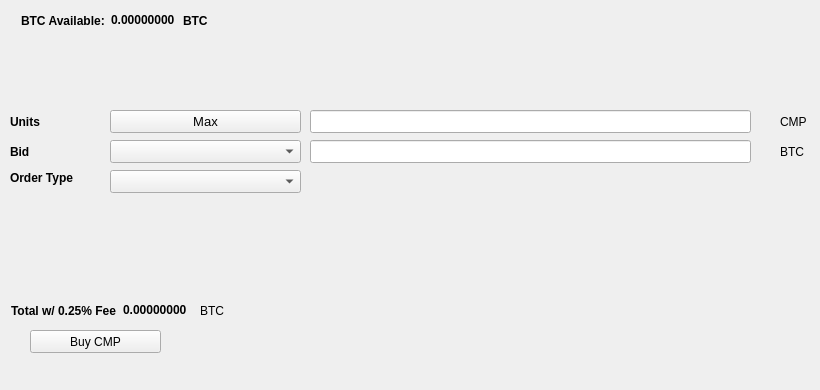
   <widget class="QWidget" name="BuyTab">
    <attribute name="title">
     <string>Buy</string>
    </attribute>
    <widget class="QPushButton" name="BuyCMP">
     <property name="geometry">
      <rect>
       <x>30</x>
       <y>330</y>
       <width>131</width>
       <height>23</height>
      </rect>
     </property>
     <property name="text">
      <string>Buy CMP</string>
     </property>
     <property name="icon">
      <iconset resource="../cmp.qrc">
       <normaloff>:/icons/bitcoin</normaloff>:/icons/bitcoin</iconset>
     </property>
    </widget>
    <widget class="QLabel" name="label_3">
     <property name="geometry">
      <rect>
       <x>10</x>
       <y>110</y>
       <width>46</width>
       <height>23</height>
      </rect>
     </property>
     <property name="font">
      <font>
       <weight>75</weight>
       <bold>true</bold>
      </font>
     </property>
     <property name="text">
      <string>Units</string>
     </property>
    </widget>
    <widget class="QLineEdit" name="UnitsInput">
     <property name="geometry">
      <rect>
       <x>310</x>
       <y>110</y>
       <width>441</width>
       <height>23</height>
      </rect>
     </property>
     <property name="font">
      <font>
       <pointsize>9</pointsize>
       <weight>75</weight>
       <bold>true</bold>
      </font>
     </property>
    </widget>
    <widget class="QLineEdit" name="BuyBidPriceEdit">
     <property name="geometry">
      <rect>
       <x>310</x>
       <y>140</y>
       <width>441</width>
       <height>23</height>
      </rect>
     </property>
     <property name="font">
      <font>
       <pointsize>9</pointsize>
       <weight>75</weight>
       <bold>true</bold>
      </font>
     </property>
    </widget>
    <widget class="QLabel" name="label_4">
     <property name="geometry">
      <rect>
       <x>780</x>
       <y>110</y>
       <width>31</width>
       <height>23</height>
      </rect>
     </property>
     <property name="text">
      <string>CMP</string>
     </property>
    </widget>
    <widget class="QLabel" name="label_5">
     <property name="geometry">
      <rect>
       <x>780</x>
       <y>140</y>
       <width>31</width>
       <height>23</height>
      </rect>
     </property>
     <property name="text">
      <string>BTC</string>
     </property>
    </widget>
    <widget class="QLabel" name="label_6">
     <property name="geometry">
      <rect>
       <x>10</x>
       <y>140</y>
       <width>46</width>
       <height>23</height>
      </rect>
     </property>
     <property name="font">
      <font>
       <weight>75</weight>
       <bold>true</bold>
      </font>
     </property>
     <property name="text">
      <string>Bid</string>
     </property>
    </widget>
    <widget class="QLabel" name="label_7">
     <property name="geometry">
      <rect>
       <x>10</x>
       <y>170</y>
       <width>91</width>
       <height>16</height>
      </rect>
     </property>
     <property name="font">
      <font>
       <weight>75</weight>
       <bold>true</bold>
      </font>
     </property>
     <property name="text">
      <string>Order Type</string>
     </property>
    </widget>
    <widget class="QPushButton" name="Buy_Max_Amount">
     <property name="geometry">
      <rect>
       <x>110</x>
       <y>110</y>
       <width>191</width>
       <height>23</height>
      </rect>
     </property>
     <property name="font">
      <font>
       <pointsize>10</pointsize>
      </font>
     </property>
     <property name="text">
      <string>Max</string>
     </property>
    </widget>
    <widget class="QComboBox" name="BuyBidcomboBox">
     <property name="geometry">
      <rect>
       <x>110</x>
       <y>140</y>
       <width>191</width>
       <height>23</height>
      </rect>
     </property>
     <property name="font">
      <font>
       <pointsize>10</pointsize>
      </font>
     </property>
    </widget>
    <widget class="QComboBox" name="buyOrdertypeCombo">
     <property name="geometry">
      <rect>
       <x>110</x>
       <y>170</y>
       <width>191</width>
       <height>23</height>
      </rect>
     </property>
     <property name="font">
      <font>
       <pointsize>10</pointsize>
      </font>
     </property>
    </widget>
    <widget class="QWidget" name="layoutWidget1">
     <property name="geometry">
      <rect>
       <x>21</x>
       <y>11</y>
       <width>227</width>
       <height>19</height>
      </rect>
     </property>
     <layout class="QHBoxLayout" name="horizontalLayout_3">
      <item>
       <widget class="QLabel" name="label232">
        <property name="font">
         <font>
          <weight>75</weight>
          <bold>true</bold>
         </font>
        </property>
        <property name="text">
         <string>BTC Available:</string>
        </property>
       </widget>
      </item>
      <item>
       <widget class="QLabel" name="BtcAvailableLbl">
        <property name="palette">
         <palette>
          <active>
           <colorrole role="WindowText">
            <brush brushstyle="SolidPattern">
             <color alpha="255">
              <red>0</red>
              <green>0</green>
              <blue>0</blue>
             </color>
            </brush>
           </colorrole>
           <colorrole role="Button">
            <brush brushstyle="SolidPattern">
             <color alpha="255">
              <red>0</red>
              <green>170</green>
              <blue>0</blue>
             </color>
            </brush>
           </colorrole>
           <colorrole role="Light">
            <brush brushstyle="SolidPattern">
             <color alpha="255">
              <red>0</red>
              <green>255</green>
              <blue>0</blue>
             </color>
            </brush>
           </colorrole>
           <colorrole role="Midlight">
            <brush brushstyle="SolidPattern">
             <color alpha="255">
              <red>0</red>
              <green>212</green>
              <blue>0</blue>
             </color>
            </brush>
           </colorrole>
           <colorrole role="Dark">
            <brush brushstyle="SolidPattern">
             <color alpha="255">
              <red>0</red>
              <green>85</green>
              <blue>0</blue>
             </color>
            </brush>
           </colorrole>
           <colorrole role="Mid">
            <brush brushstyle="SolidPattern">
             <color alpha="255">
              <red>0</red>
              <green>113</green>
              <blue>0</blue>
             </color>
            </brush>
           </colorrole>
           <colorrole role="Text">
            <brush brushstyle="SolidPattern">
             <color alpha="255">
              <red>0</red>
              <green>170</green>
              <blue>0</blue>
             </color>
            </brush>
           </colorrole>
           <colorrole role="BrightText">
            <brush brushstyle="SolidPattern">
             <color alpha="255">
              <red>255</red>
              <green>255</green>
              <blue>255</blue>
             </color>
            </brush>
           </colorrole>
           <colorrole role="ButtonText">
            <brush brushstyle="SolidPattern">
             <color alpha="255">
              <red>0</red>
              <green>0</green>
              <blue>0</blue>
             </color>
            </brush>
           </colorrole>
           <colorrole role="Base">
            <brush brushstyle="SolidPattern">
             <color alpha="255">
              <red>255</red>
              <green>255</green>
              <blue>255</blue>
             </color>
            </brush>
           </colorrole>
           <colorrole role="Window">
            <brush brushstyle="SolidPattern">
             <color alpha="255">
              <red>0</red>
              <green>170</green>
              <blue>0</blue>
             </color>
            </brush>
           </colorrole>
           <colorrole role="Shadow">
            <brush brushstyle="SolidPattern">
             <color alpha="255">
              <red>0</red>
              <green>0</green>
              <blue>0</blue>
             </color>
            </brush>
           </colorrole>
           <colorrole role="AlternateBase">
            <brush brushstyle="SolidPattern">
             <color alpha="255">
              <red>127</red>
              <green>212</green>
              <blue>127</blue>
             </color>
            </brush>
           </colorrole>
           <colorrole role="ToolTipBase">
            <brush brushstyle="SolidPattern">
             <color alpha="255">
              <red>255</red>
              <green>255</green>
              <blue>220</blue>
             </color>
            </brush>
           </colorrole>
           <colorrole role="ToolTipText">
            <brush brushstyle="SolidPattern">
             <color alpha="255">
              <red>0</red>
              <green>0</green>
              <blue>0</blue>
             </color>
            </brush>
           </colorrole>
          </active>
          <inactive>
           <colorrole role="WindowText">
            <brush brushstyle="SolidPattern">
             <color alpha="255">
              <red>0</red>
              <green>0</green>
              <blue>0</blue>
             </color>
            </brush>
           </colorrole>
           <colorrole role="Button">
            <brush brushstyle="SolidPattern">
             <color alpha="255">
              <red>0</red>
              <green>170</green>
              <blue>0</blue>
             </color>
            </brush>
           </colorrole>
           <colorrole role="Light">
            <brush brushstyle="SolidPattern">
             <color alpha="255">
              <red>0</red>
              <green>255</green>
              <blue>0</blue>
             </color>
            </brush>
           </colorrole>
           <colorrole role="Midlight">
            <brush brushstyle="SolidPattern">
             <color alpha="255">
              <red>0</red>
              <green>212</green>
              <blue>0</blue>
             </color>
            </brush>
           </colorrole>
           <colorrole role="Dark">
            <brush brushstyle="SolidPattern">
             <color alpha="255">
              <red>0</red>
              <green>85</green>
              <blue>0</blue>
             </color>
            </brush>
           </colorrole>
           <colorrole role="Mid">
            <brush brushstyle="SolidPattern">
             <color alpha="255">
              <red>0</red>
              <green>113</green>
              <blue>0</blue>
             </color>
            </brush>
           </colorrole>
           <colorrole role="Text">
            <brush brushstyle="SolidPattern">
             <color alpha="255">
              <red>0</red>
              <green>170</green>
              <blue>0</blue>
             </color>
            </brush>
           </colorrole>
           <colorrole role="BrightText">
            <brush brushstyle="SolidPattern">
             <color alpha="255">
              <red>255</red>
              <green>255</green>
              <blue>255</blue>
             </color>
            </brush>
           </colorrole>
           <colorrole role="ButtonText">
            <brush brushstyle="SolidPattern">
             <color alpha="255">
              <red>0</red>
              <green>0</green>
              <blue>0</blue>
             </color>
            </brush>
           </colorrole>
           <colorrole role="Base">
            <brush brushstyle="SolidPattern">
             <color alpha="255">
              <red>255</red>
              <green>255</green>
              <blue>255</blue>
             </color>
            </brush>
           </colorrole>
           <colorrole role="Window">
            <brush brushstyle="SolidPattern">
             <color alpha="255">
              <red>0</red>
              <green>170</green>
              <blue>0</blue>
             </color>
            </brush>
           </colorrole>
           <colorrole role="Shadow">
            <brush brushstyle="SolidPattern">
             <color alpha="255">
              <red>0</red>
              <green>0</green>
              <blue>0</blue>
             </color>
            </brush>
           </colorrole>
           <colorrole role="AlternateBase">
            <brush brushstyle="SolidPattern">
             <color alpha="255">
              <red>127</red>
              <green>212</green>
              <blue>127</blue>
             </color>
            </brush>
           </colorrole>
           <colorrole role="ToolTipBase">
            <brush brushstyle="SolidPattern">
             <color alpha="255">
              <red>255</red>
              <green>255</green>
              <blue>220</blue>
             </color>
            </brush>
           </colorrole>
           <colorrole role="ToolTipText">
            <brush brushstyle="SolidPattern">
             <color alpha="255">
              <red>0</red>
              <green>0</green>
              <blue>0</blue>
             </color>
            </brush>
           </colorrole>
          </inactive>
          <disabled>
           <colorrole role="WindowText">
            <brush brushstyle="SolidPattern">
             <color alpha="255">
              <red>0</red>
              <green>85</green>
              <blue>0</blue>
             </color>
            </brush>
           </colorrole>
           <colorrole role="Button">
            <brush brushstyle="SolidPattern">
             <color alpha="255">
              <red>0</red>
              <green>170</green>
              <blue>0</blue>
             </color>
            </brush>
           </colorrole>
           <colorrole role="Light">
            <brush brushstyle="SolidPattern">
             <color alpha="255">
              <red>0</red>
              <green>255</green>
              <blue>0</blue>
             </color>
            </brush>
           </colorrole>
           <colorrole role="Midlight">
            <brush brushstyle="SolidPattern">
             <color alpha="255">
              <red>0</red>
              <green>212</green>
              <blue>0</blue>
             </color>
            </brush>
           </colorrole>
           <colorrole role="Dark">
            <brush brushstyle="SolidPattern">
             <color alpha="255">
              <red>0</red>
              <green>85</green>
              <blue>0</blue>
             </color>
            </brush>
           </colorrole>
           <colorrole role="Mid">
            <brush brushstyle="SolidPattern">
             <color alpha="255">
              <red>0</red>
              <green>113</green>
              <blue>0</blue>
             </color>
            </brush>
           </colorrole>
           <colorrole role="Text">
            <brush brushstyle="SolidPattern">
             <color alpha="255">
              <red>0</red>
              <green>85</green>
              <blue>0</blue>
             </color>
            </brush>
           </colorrole>
           <colorrole role="BrightText">
            <brush brushstyle="SolidPattern">
             <color alpha="255">
              <red>255</red>
              <green>255</green>
              <blue>255</blue>
             </color>
            </brush>
           </colorrole>
           <colorrole role="ButtonText">
            <brush brushstyle="SolidPattern">
             <color alpha="255">
              <red>0</red>
              <green>85</green>
              <blue>0</blue>
             </color>
            </brush>
           </colorrole>
           <colorrole role="Base">
            <brush brushstyle="SolidPattern">
             <color alpha="255">
              <red>0</red>
              <green>170</green>
              <blue>0</blue>
             </color>
            </brush>
           </colorrole>
           <colorrole role="Window">
            <brush brushstyle="SolidPattern">
             <color alpha="255">
              <red>0</red>
              <green>170</green>
              <blue>0</blue>
             </color>
            </brush>
           </colorrole>
           <colorrole role="Shadow">
            <brush brushstyle="SolidPattern">
             <color alpha="255">
              <red>0</red>
              <green>0</green>
              <blue>0</blue>
             </color>
            </brush>
           </colorrole>
           <colorrole role="AlternateBase">
            <brush brushstyle="SolidPattern">
             <color alpha="255">
              <red>0</red>
              <green>170</green>
              <blue>0</blue>
             </color>
            </brush>
           </colorrole>
           <colorrole role="ToolTipBase">
            <brush brushstyle="SolidPattern">
             <color alpha="255">
              <red>255</red>
              <green>255</green>
              <blue>220</blue>
             </color>
            </brush>
           </colorrole>
           <colorrole role="ToolTipText">
            <brush brushstyle="SolidPattern">
             <color alpha="255">
              <red>0</red>
              <green>0</green>
              <blue>0</blue>
             </color>
            </brush>
           </colorrole>
          </disabled>
         </palette>
        </property>
        <property name="font">
         <font>
          <weight>75</weight>
          <bold>true</bold>
         </font>
        </property>
        <property name="text">
         <string>0.00000000</string>
        </property>
        <property name="textInteractionFlags">
         <set>Qt::LinksAccessibleByMouse|Qt::TextSelectableByKeyboard|Qt::TextSelectableByMouse</set>
        </property>
       </widget>
      </item>
      <item>
       <widget class="QLabel" name="BtcAvailableLbl_2">
        <property name="font">
         <font>
          <weight>75</weight>
          <bold>true</bold>
         </font>
        </property>
        <property name="text">
         <string>BTC</string>
        </property>
       </widget>
      </item>
     </layout>
    </widget>
    <widget class="QWidget" name="layoutWidge2">
     <property name="geometry">
      <rect>
       <x>11</x>
       <y>301</y>
       <width>259</width>
       <height>19</height>
      </rect>
     </property>
     <layout class="QHBoxLayout" name="horizontalLayout_4">
      <item>
       <widget class="QLabel" name="label_9">
        <property name="font">
         <font>
          <weight>75</weight>
          <bold>true</bold>
         </font>
        </property>
        <property name="text">
         <string>Total w/ 0.25% Fee</string>
        </property>
       </widget>
      </item>
      <item>
       <widget class="QLabel" name="BuyCostLabel">
        <property name="palette">
         <palette>
          <active>
           <colorrole role="WindowText">
            <brush brushstyle="SolidPattern">
             <color alpha="255">
              <red>0</red>
              <green>0</green>
              <blue>0</blue>
             </color>
            </brush>
           </colorrole>
           <colorrole role="Button">
            <brush brushstyle="SolidPattern">
             <color alpha="255">
              <red>0</red>
              <green>170</green>
              <blue>0</blue>
             </color>
            </brush>
           </colorrole>
           <colorrole role="Light">
            <brush brushstyle="SolidPattern">
             <color alpha="255">
              <red>0</red>
              <green>255</green>
              <blue>0</blue>
             </color>
            </brush>
           </colorrole>
           <colorrole role="Midlight">
            <brush brushstyle="SolidPattern">
             <color alpha="255">
              <red>0</red>
              <green>212</green>
              <blue>0</blue>
             </color>
            </brush>
           </colorrole>
           <colorrole role="Dark">
            <brush brushstyle="SolidPattern">
             <color alpha="255">
              <red>0</red>
              <green>85</green>
              <blue>0</blue>
             </color>
            </brush>
           </colorrole>
           <colorrole role="Mid">
            <brush brushstyle="SolidPattern">
             <color alpha="255">
              <red>0</red>
              <green>113</green>
              <blue>0</blue>
             </color>
            </brush>
           </colorrole>
           <colorrole role="Text">
            <brush brushstyle="SolidPattern">
             <color alpha="255">
              <red>0</red>
              <green>170</green>
              <blue>0</blue>
             </color>
            </brush>
           </colorrole>
           <colorrole role="BrightText">
            <brush brushstyle="SolidPattern">
             <color alpha="255">
              <red>255</red>
              <green>255</green>
              <blue>255</blue>
             </color>
            </brush>
           </colorrole>
           <colorrole role="ButtonText">
            <brush brushstyle="SolidPattern">
             <color alpha="255">
              <red>0</red>
              <green>0</green>
              <blue>0</blue>
             </color>
            </brush>
           </colorrole>
           <colorrole role="Base">
            <brush brushstyle="SolidPattern">
             <color alpha="255">
              <red>255</red>
              <green>255</green>
              <blue>255</blue>
             </color>
            </brush>
           </colorrole>
           <colorrole role="Window">
            <brush brushstyle="SolidPattern">
             <color alpha="255">
              <red>0</red>
              <green>170</green>
              <blue>0</blue>
             </color>
            </brush>
           </colorrole>
           <colorrole role="Shadow">
            <brush brushstyle="SolidPattern">
             <color alpha="255">
              <red>0</red>
              <green>0</green>
              <blue>0</blue>
             </color>
            </brush>
           </colorrole>
           <colorrole role="AlternateBase">
            <brush brushstyle="SolidPattern">
             <color alpha="255">
              <red>127</red>
              <green>212</green>
              <blue>127</blue>
             </color>
            </brush>
           </colorrole>
           <colorrole role="ToolTipBase">
            <brush brushstyle="SolidPattern">
             <color alpha="255">
              <red>255</red>
              <green>255</green>
              <blue>220</blue>
             </color>
            </brush>
           </colorrole>
           <colorrole role="ToolTipText">
            <brush brushstyle="SolidPattern">
             <color alpha="255">
              <red>0</red>
              <green>0</green>
              <blue>0</blue>
             </color>
            </brush>
           </colorrole>
          </active>
          <inactive>
           <colorrole role="WindowText">
            <brush brushstyle="SolidPattern">
             <color alpha="255">
              <red>0</red>
              <green>0</green>
              <blue>0</blue>
             </color>
            </brush>
           </colorrole>
           <colorrole role="Button">
            <brush brushstyle="SolidPattern">
             <color alpha="255">
              <red>0</red>
              <green>170</green>
              <blue>0</blue>
             </color>
            </brush>
           </colorrole>
           <colorrole role="Light">
            <brush brushstyle="SolidPattern">
             <color alpha="255">
              <red>0</red>
              <green>255</green>
              <blue>0</blue>
             </color>
            </brush>
           </colorrole>
           <colorrole role="Midlight">
            <brush brushstyle="SolidPattern">
             <color alpha="255">
              <red>0</red>
              <green>212</green>
              <blue>0</blue>
             </color>
            </brush>
           </colorrole>
           <colorrole role="Dark">
            <brush brushstyle="SolidPattern">
             <color alpha="255">
              <red>0</red>
              <green>85</green>
              <blue>0</blue>
             </color>
            </brush>
           </colorrole>
           <colorrole role="Mid">
            <brush brushstyle="SolidPattern">
             <color alpha="255">
              <red>0</red>
              <green>113</green>
              <blue>0</blue>
             </color>
            </brush>
           </colorrole>
           <colorrole role="Text">
            <brush brushstyle="SolidPattern">
             <color alpha="255">
              <red>0</red>
              <green>170</green>
              <blue>0</blue>
             </color>
            </brush>
           </colorrole>
           <colorrole role="BrightText">
            <brush brushstyle="SolidPattern">
             <color alpha="255">
              <red>255</red>
              <green>255</green>
              <blue>255</blue>
             </color>
            </brush>
           </colorrole>
           <colorrole role="ButtonText">
            <brush brushstyle="SolidPattern">
             <color alpha="255">
              <red>0</red>
              <green>0</green>
              <blue>0</blue>
             </color>
            </brush>
           </colorrole>
           <colorrole role="Base">
            <brush brushstyle="SolidPattern">
             <color alpha="255">
              <red>255</red>
              <green>255</green>
              <blue>255</blue>
             </color>
            </brush>
           </colorrole>
           <colorrole role="Window">
            <brush brushstyle="SolidPattern">
             <color alpha="255">
              <red>0</red>
              <green>170</green>
              <blue>0</blue>
             </color>
            </brush>
           </colorrole>
           <colorrole role="Shadow">
            <brush brushstyle="SolidPattern">
             <color alpha="255">
              <red>0</red>
              <green>0</green>
              <blue>0</blue>
             </color>
            </brush>
           </colorrole>
           <colorrole role="AlternateBase">
            <brush brushstyle="SolidPattern">
             <color alpha="255">
              <red>127</red>
              <green>212</green>
              <blue>127</blue>
             </color>
            </brush>
           </colorrole>
           <colorrole role="ToolTipBase">
            <brush brushstyle="SolidPattern">
             <color alpha="255">
              <red>255</red>
              <green>255</green>
              <blue>220</blue>
             </color>
            </brush>
           </colorrole>
           <colorrole role="ToolTipText">
            <brush brushstyle="SolidPattern">
             <color alpha="255">
              <red>0</red>
              <green>0</green>
              <blue>0</blue>
             </color>
            </brush>
           </colorrole>
          </inactive>
          <disabled>
           <colorrole role="WindowText">
            <brush brushstyle="SolidPattern">
             <color alpha="255">
              <red>0</red>
              <green>85</green>
              <blue>0</blue>
             </color>
            </brush>
           </colorrole>
           <colorrole role="Button">
            <brush brushstyle="SolidPattern">
             <color alpha="255">
              <red>0</red>
              <green>170</green>
              <blue>0</blue>
             </color>
            </brush>
           </colorrole>
           <colorrole role="Light">
            <brush brushstyle="SolidPattern">
             <color alpha="255">
              <red>0</red>
              <green>255</green>
              <blue>0</blue>
             </color>
            </brush>
           </colorrole>
           <colorrole role="Midlight">
            <brush brushstyle="SolidPattern">
             <color alpha="255">
              <red>0</red>
              <green>212</green>
              <blue>0</blue>
             </color>
            </brush>
           </colorrole>
           <colorrole role="Dark">
            <brush brushstyle="SolidPattern">
             <color alpha="255">
              <red>0</red>
              <green>85</green>
              <blue>0</blue>
             </color>
            </brush>
           </colorrole>
           <colorrole role="Mid">
            <brush brushstyle="SolidPattern">
             <color alpha="255">
              <red>0</red>
              <green>113</green>
              <blue>0</blue>
             </color>
            </brush>
           </colorrole>
           <colorrole role="Text">
            <brush brushstyle="SolidPattern">
             <color alpha="255">
              <red>0</red>
              <green>85</green>
              <blue>0</blue>
             </color>
            </brush>
           </colorrole>
           <colorrole role="BrightText">
            <brush brushstyle="SolidPattern">
             <color alpha="255">
              <red>255</red>
              <green>255</green>
              <blue>255</blue>
             </color>
            </brush>
           </colorrole>
           <colorrole role="ButtonText">
            <brush brushstyle="SolidPattern">
             <color alpha="255">
              <red>0</red>
              <green>85</green>
              <blue>0</blue>
             </color>
            </brush>
           </colorrole>
           <colorrole role="Base">
            <brush brushstyle="SolidPattern">
             <color alpha="255">
              <red>0</red>
              <green>170</green>
              <blue>0</blue>
             </color>
            </brush>
           </colorrole>
           <colorrole role="Window">
            <brush brushstyle="SolidPattern">
             <color alpha="255">
              <red>0</red>
              <green>170</green>
              <blue>0</blue>
             </color>
            </brush>
           </colorrole>
           <colorrole role="Shadow">
            <brush brushstyle="SolidPattern">
             <color alpha="255">
              <red>0</red>
              <green>0</green>
              <blue>0</blue>
             </color>
            </brush>
           </colorrole>
           <colorrole role="AlternateBase">
            <brush brushstyle="SolidPattern">
             <color alpha="255">
              <red>0</red>
              <green>170</green>
              <blue>0</blue>
             </color>
            </brush>
           </colorrole>
           <colorrole role="ToolTipBase">
            <brush brushstyle="SolidPattern">
             <color alpha="255">
              <red>255</red>
              <green>255</green>
              <blue>220</blue>
             </color>
            </brush>
           </colorrole>
           <colorrole role="ToolTipText">
            <brush brushstyle="SolidPattern">
             <color alpha="255">
              <red>0</red>
              <green>0</green>
              <blue>0</blue>
             </color>
            </brush>
           </colorrole>
          </disabled>
         </palette>
        </property>
        <property name="font">
         <font>
          <weight>75</weight>
          <bold>true</bold>
         </font>
        </property>
        <property name="autoFillBackground">
         <bool>false</bool>
        </property>
        <property name="text">
         <string>0.00000000</string>
        </property>
        <property name="textInteractionFlags">
         <set>Qt::LinksAccessibleByMouse|Qt::TextSelectableByMouse</set>
        </property>
       </widget>
      </item>
      <item>
       <widget class="QLabel" name="label_10">
        <property name="font">
         <font>
          <weight>50</weight>
          <bold>false</bold>
         </font>
        </property>
        <property name="text">
         <string>BTC</string>
        </property>
       </widget>
      </item>
     </layout>
    </widget>
    <widget class="QLabel" name="label_24">
     <property name="geometry">
      <rect>
       <x>460</x>
       <y>300</y>
       <width>281</width>
       <height>81</height>
      </rect>
     </property>
     <property name="text">
      <string/>
     </property>
     <property name="pixmap">
      <pixmap>:/images/bittrex</pixmap>
     </property>
    </widget>
   </widget>
